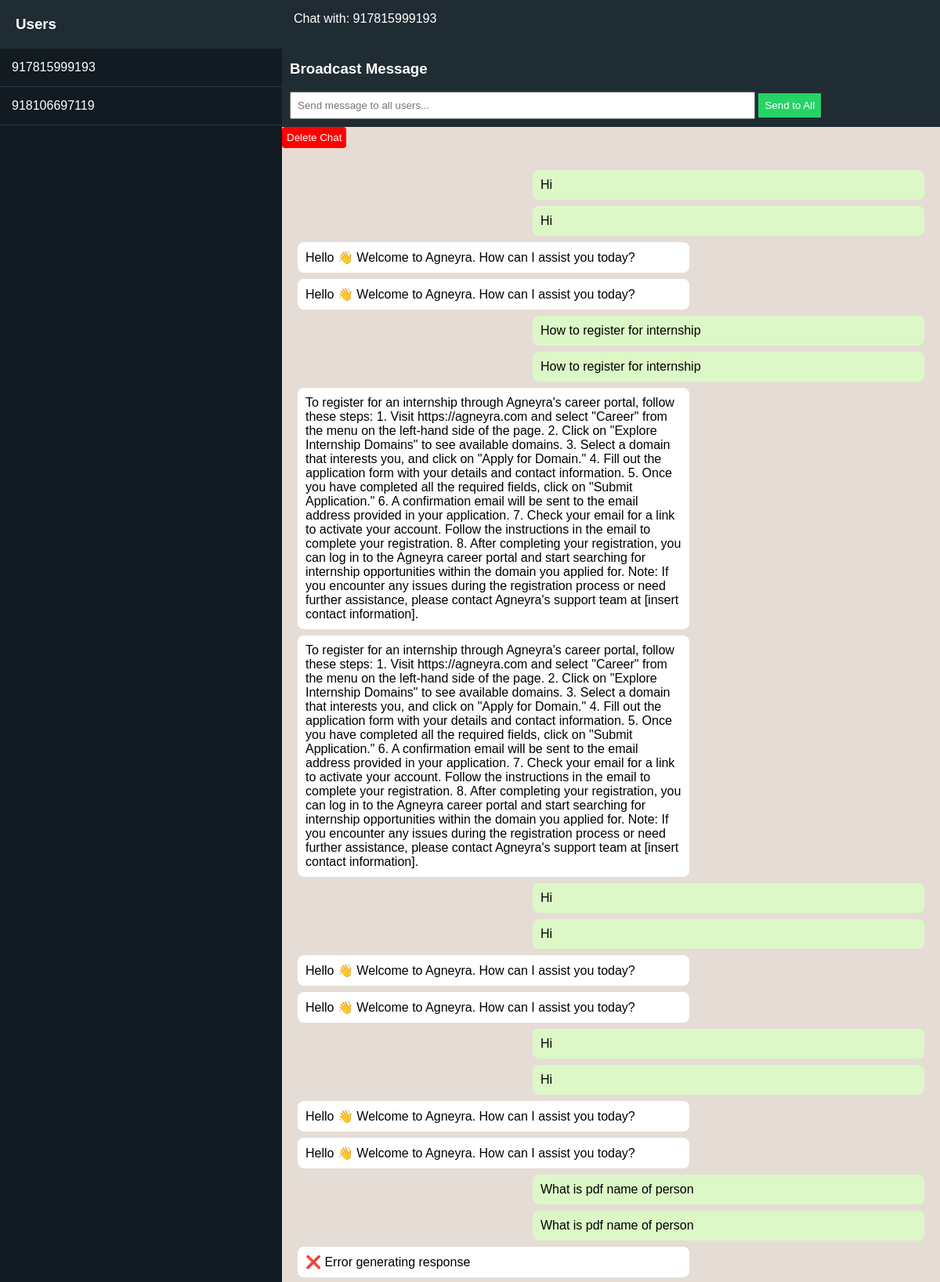
The page /admin (upper part) on the database its author committed.
### tables this page shows
CREATE TABLE messages (
            id INTEGER PRIMARY KEY AUTOINCREMENT,
            phone_number TEXT,
            role TEXT,
            message TEXT,
            timestamp DATETIME DEFAULT CURRENT_TIMESTAMP
        , is_problem INTEGER DEFAULT 0);

### app.py (the view)
@app.route("/admin")
def admin():
    phone = request.args.get("phone")
    users = get_all_users()
    if not phone and users:
        phone = users[0][0]
    messages = get_chat_history(phone) if phone else []
    return render_template(
        "admin.html",
        all_users=users,
        messages=messages,
        phone=phone
    )

### memory_db.py (called while the page is built)
def get_chat_history(phone_number):
    conn = sqlite3.connect("memory.db")
    cursor = conn.cursor()
    cursor.execute(
        """
        SELECT role, message
        FROM messages
        WHERE phone_number=?
        ORDER BY timestamp ASC
        """,
        (phone_number,)
    )
    rows = cursor.fetchall()
    conn.close()
    return [
        {
            "type": role,
            "message": message
        }
        for role, message in rows
    ]

def get_all_users():
    conn = sqlite3.connect("memory.db")
    cursor = conn.cursor()
    cursor.execute("""
        SELECT phone_number,
               MAX(is_problem)
        FROM messages
        GROUP BY phone_number
        ORDER BY MAX(timestamp) DESC
    """)
    users = cursor.fetchall()
    conn.close()
    return users

### templates/admin.html (shortened to what this page needs)
<!DOCTYPE html>
<html>
<head>
</head>
<body>
<div class="sidebar">
    <h3>Users</h3>
{% for user in all_users %}
<div class="user-item">
<a href="/admin?phone={{ user[0] }}">
{{ user[0] }}
</a>
</div>
{% endfor %}
</div>
<div class="chat-area">
    <div class="chat-header">
        Chat with: {{ phone }}
    </div>
    <div class="broadcast-box">
        <h3>Broadcast Message</h3>
        <form action="/broadcast" method="POST">
            <input type="text"
                   name="message"
                   placeholder="Send message to all users..."
                   style="width:70%;padding:8px">
            <button type="submit"
                    style="background:#25D366;color:white;padding:8px;border:none">
                Send to All
            </button>
        </form>
    </div>
    <form action="/delete_chat" method="POST">
        <button type="submit" style="background:red;color:white;padding:6px;border:none;border-radius:4px;">
            Delete Chat
        </button>
    </form>
    <div class="chat-box">
        {% for msg in messages %}
            <div class="message {{ msg.type }}">
                {{ msg.message }}
            </div>
        {% endfor %}
    </div>
</div>
</body>
</html>

### templates/admin.html (style rules this page uses)
body { margin: 0; font-family: Arial, sans-serif; background: #e5ddd5; display: flex; height: 100vh; }
.sidebar { width: 30%; background: #111b21; color: white; overflow-y: auto; }
.sidebar h3 { padding: 20px; margin: 0; background: #202c33; }
.user-item { padding: 15px; border-bottom: 1px solid #2a3942; cursor: pointer; }
.user-item a { color: white; text-decoration: none; }
.chat-area { width: 70%; display: flex; flex-direction: column; }
.chat-header { background: #202c33; color: white; padding: 15px; }
.chat-box { flex: 1; padding: 20px; overflow-y: auto; background: #e5ddd5; }
.message { max-width: 60%; padding: 10px; margin: 8px 0; border-radius: 8px; word-wrap: break-word; }
.user { background: #dcf8c6; margin-left: auto; }
.bot { background: white; }
.broadcast-box { background:#202c33; padding:10px; color:white; }

### rows shown on the page
messages: message "Hi"
messages: message "Hi"
messages: message "Hello 👋 Welcome to Agneyra. How can I assist you today?"
messages: message "Hello 👋 Welcome to Agneyra. How can I assist you today?"
messages: message "How to register for internship"
messages: message "How to register for internship"
messages: message "To register for an internship through Agneyra's career portal, follow these steps: 1. Visit https://agneyra.com and select \"Career\" from the menu on the left-hand side of the page. 2. Click on \"Explore Internship Domains\" to see available domains. 3. Select a domain that interests you, and click on \"Apply for Domain.\" 4. Fill out the application form with your details and contact information. 5. Once you have completed all the required fields, click on \"Submit Application.\" 6. A confirmation email will be sent to the email address provided in your application. 7. Check your email for a link to activate your account. Follow the instructions in the email to complete your registration. 8.…"
messages: message "To register for an internship through Agneyra's career portal, follow these steps: 1. Visit https://agneyra.com and select \"Career\" from the menu on the left-hand side of the page. 2. Click on \"Explore Internship Domains\" to see available domains. 3. Select a domain that interests you, and click on \"Apply for Domain.\" 4. Fill out the application form with your details and contact information. 5. Once you have completed all the required fields, click on \"Submit Application.\" 6. A confirmation email will be sent to the email address provided in your application. 7. Check your email for a link to activate your account. Follow the instructions in the email to complete your registration. 8.…"
messages: message "Hi"
messages: message "Hi"
messages: message "Hello 👋 Welcome to Agneyra. How can I assist you today?"
messages: message "Hello 👋 Welcome to Agneyra. How can I assist you today?"
messages: message "Hi"
messages: message "Hi"
messages: message "Hello 👋 Welcome to Agneyra. How can I assist you today?"
messages: message "Hello 👋 Welcome to Agneyra. How can I assist you today?"
messages: message "What is pdf name of person"
messages: message "What is pdf name of person"
messages: message "❌ Error generating response"

### other values the page prints
{{ user[0] }} "917815999193" "918106697119"
{{ phone }} "917815999193"
